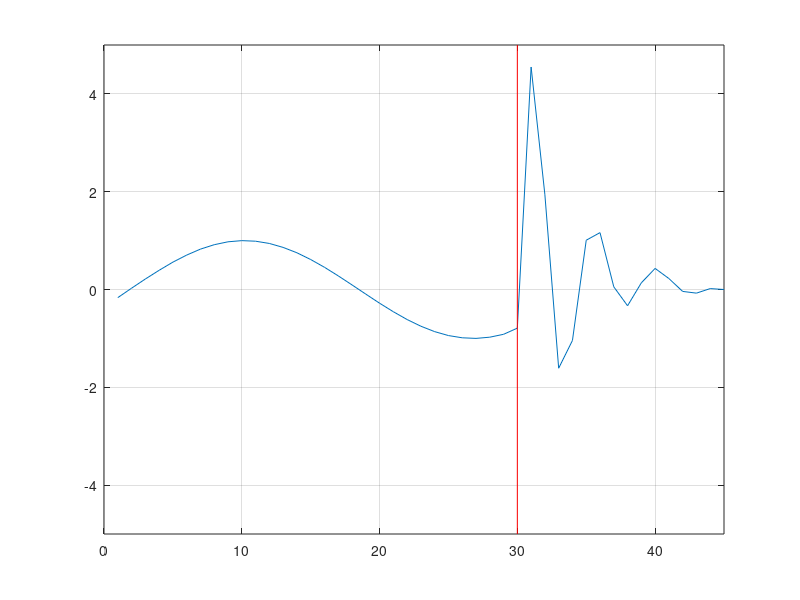

Recreate this plot in MATLAB.
clear all
clc

    
permeability=4*pi*1e-7;  %Free Space
permitivity=8.85e-12;    %Free Space
c=1/sqrt(permeability*permitivity);           
                      
m=45; 
ex=zeros(1,m);
hy=zeros(1,m);
cb=zeros(1,m);
eaf=zeros(1,m);
s=zeros(1,m);
dt=zeros(1,m);

dx = .01;
dt = dx/(2*c);
d0 = 0.3;                       
                                  
%region

k1=fix(d0/dx);% liver



% free space
permitivity(1,1:k1)=1;
dt(1,1:k1) = dx/(2*c);  
s(1,1:k1) = 0;

% liver
permitivity(1,k1:m)=  46.833  ;
dt(1,k1:m) = dx/(2*c); 
s(1,k1:m) = 0.85497;






ex_left_m1 = 0;
ex_left_m2 = 0;
ex_right_m1 = 0;
ex_right_m2 = 0;
ex_left_b1_m1 = 0;
ex_left_b1_m2 = 0;


iteration = 500;                       

for n = 1:iteration
    for k = 2:45
        eaf =dt(1,k)*s(1,k)/(2*permitivity(1,k)*8.85e-12);
        ca=(1-eaf)/(1+eaf);
        cb=0.5/(permitivity(1,k)*(1+eaf));
        
        ex(1,k) = ca*ex(1,k) + cb*(hy(1,k-1) - hy(1,k));    
    end
    source = sin(2*pi*900*10^(6)*dt(1,1)*n);       
     ex(1,2) = source;
    
    % Boundaries
    if n>2
        KE=45;
        kc=30;
        % Left boundary
        ex(1,1) = ex_left_m2;      % set left boundary of ex(1) by the value of ex(2)@n-2
        ex_left_m2 = ex_left_m1;   % set the value of ex(2)@n-2 by the value of ex(2)@n-1
        ex_left_m1 = ex(1,2);      % set the value of ex(2)@n-1 by the value of ex(2)@n (current value)
        % Right boundary
        ex(1,KE) = ex_right_m2;    % set right boundary of ex(201) by the value of ex(200)@n-2
        ex_right_m2 = ex_right_m1; % set the value of ex(200)@n-2 by the value of ex(200)@n-1
        ex_right_m1 = ex(1,KE-1);  % set the value of ex(200)@n-1 by the value of ex(200)@n (current value)
        
        % dielectric edge
        ex(1,kc) = ex_left_b1_m2;
        ex_left_b1_m2 = ex_left_b1_m1;
        ex_left_b1_m1 = ex(1,kc-1);
    end
   
    for k = 1:44
         hy(1,k) = hy(1,k) + .5*(ex(1,k) - ex(1,k+1));  
    end
 
    plot(hy);grid
    axis([0 m -5 5]); 
    line([k1,k1],[-5,5],'Color','r');
     
  
    frame = getframe();
    
    
end
